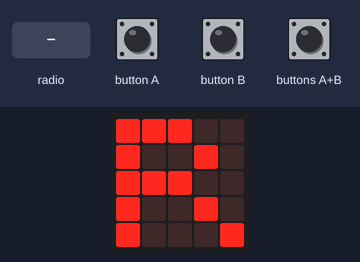
This program was run on a simulated BBC micro:bit (MakeCode). On the bench: the board's 5×5 LED display. The inputs (shaded band) are chosen by the test bench.

Above: at 1.2 s.
1.3 s: button A pressed for 0.15 s
At 2.7 s:
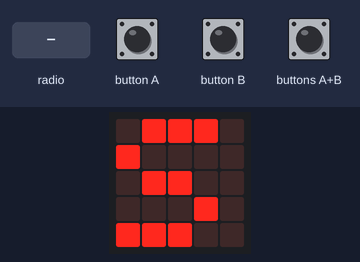
3.0 s: radio message "1" arrives
At 4.1 s:
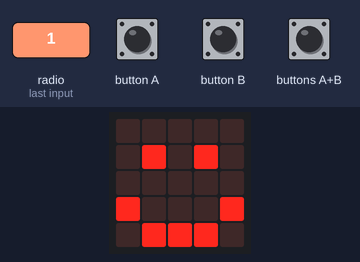
4.5 s: radio message "5" arrives
At 5.9 s:
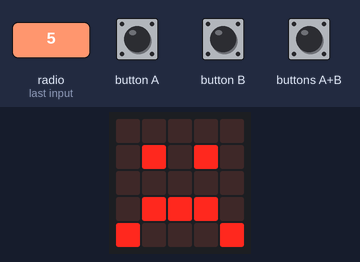
7.9 s: radio message "0" arrives
At 9.3 s:
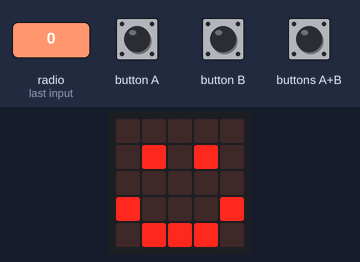
9.6 s: buttons A+B pressed for 0.15 s
At 11.2 s:
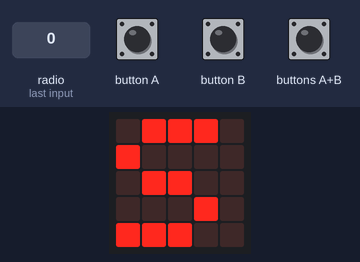
Timing chart, 0 to 12.3 s (numbered marks = the images above; inputs shaded):
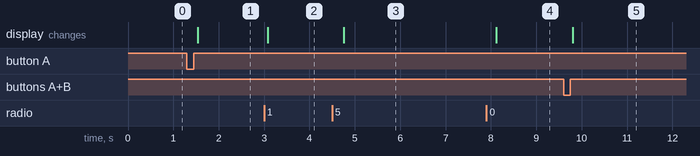

The program:

RoShamBo.py
```python
def on_received_number(receivedNumber):
    global state
    compareRoShamBo(weapon_index, receivedNumber)
    state = 1
radio.on_received_number(on_received_number)

def compareRoShamBo(you: number, opponent: number):
    global result
    if you == opponent:
        result = 0
    elif you == 0 and opponent == 2 or you > opponent:
        result = 1
    else:
        result = -1

def on_button_pressed_a():
    global weapon_index
    weapon_index += -1
    if weapon_index < 0:
        weapon_index = 2
input.on_button_pressed(Button.A, on_button_pressed_a)

def on_button_pressed_ab():
    global state
    state = 0
input.on_button_pressed(Button.AB, on_button_pressed_ab)

def on_button_pressed_b():
    global weapon_index
    weapon_index += 1
    if weapon_index > 2:
        weapon_index = 0
input.on_button_pressed(Button.B, on_button_pressed_b)

def on_gesture_shake():
    radio.send_number(weapon_index)
input.on_gesture(Gesture.SHAKE, on_gesture_shake)

result = 0
state = 0
weapon_index = 0
radio.set_group(1000)
weapon_list = ["R", "P", "S"]
weapon_index = 0
state = 0
result = 0

def on_forever():
    if state == 0:
        basic.show_string("" + (weapon_list[weapon_index]))
    else:
        if result == 0:
            basic.show_leds("""
                . . . . .
                                . # . # .
                                . . . . .
                                # # # # #
                                . . . . .
            """)
        elif result == 1:
            basic.show_leds("""
                . . . . .
                                . # . # .
                                . . . . .
                                # . . . #
                                . # # # .
            """)
        else:
            basic.show_leds("""
                . . . . .
                                . # . # .
                                . . . . .
                                . # # # .
                                # . . . #
            """)
basic.forever(on_forever)
```

Measured:
- after the input at 1.3 s, the display: changes after 0.24 s (image 1)
- after the input at 3.0 s, the display: changes after 0.08 s (image 2)
- after the input at 4.5 s, the display: changes after 0.26 s (image 3)
- after the input at 7.9 s, the display: changes after 0.22 s (image 4)
- after the input at 9.6 s, the display: changes after 0.20 s (image 5)
